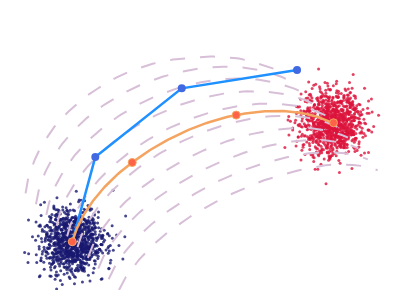

Notebook cell for this chart:
### Code cell
fig = go.Figure()
alpha_gt_points = 0.8
markersize_gt_points = 3
markersize_ODE = 8

D0_gt_samples = pi_0.sample([1000])
fig.add_trace(
    go.Scatter(
        x=D0_gt_samples[:, 0],
        y=D0_gt_samples[:, 1],
        mode="markers",
        name="initial noise",
        marker=dict(size=markersize_gt_points, opacity=alpha_gt_points, color="MidnightBlue"),
        showlegend=True,
        hovertemplate='(%{x:.3f}, %{y:.3f})<extra>%{fullData.name}</extra>'
    )
)
D1_gt_samples = pi_1.sample([1000])
fig.add_trace(
    go.Scatter(
        x=D1_gt_samples[:, 0],
        y=D1_gt_samples[:, 1],
        mode="markers",
        name="ground truth data",
        marker=dict(size=markersize_gt_points, opacity=alpha_gt_points, color="Crimson"),
        showlegend=True,
        hovertemplate='(%{x:.3f}, %{y:.3f})<extra>%{fullData.name}</extra>'
    )
)

# Plot GT ODE traj
gt_traj_list = [
    traj.detach().cpu().numpy() for traj in gt_traj
]
gt_traj_list = np.stack(gt_traj_list) # [timesteps, batch, 2]

all_line_x = []
all_line_y = []
for i in range(gt_traj_list.shape[1]):
    line_x = gt_traj_list[:, i, 0]
    line_y = gt_traj_list[:, i, 1]
    all_line_x.extend(line_x.tolist() + [np.nan])
    all_line_y.extend(line_y.tolist() + [np.nan])
fig.add_trace(
    go.Scatter(
        x=all_line_x,
        y=all_line_y,
        mode="lines",
        name=f"GT ODE traj",
        line=dict(dash="longdash", color="Thistle", width=2.), # dash: 'solid', 'dot', 'dash', 'longdash', 'dashdot', 'longdashdot'
        opacity=1.0,
        showlegend=True,
        # hovertemplate='(%{x:.3f}, %{y:.3f})<extra>%{fullData.name} traj</extra>'
        hoverinfo="skip",
    )
)


# Plot Euler traj, with dots at each discrete point, may add arrow
euler_traj_list = [
    traj.detach().cpu().numpy() for traj in euler_traj
]
euler_traj_list = np.stack(euler_traj_list) # [timesteps, batch, 2]

all_line_x = []
all_line_y = []
for i in range(euler_traj_list.shape[1]):
    line_x = euler_traj_list[:, i, 0]
    line_y = euler_traj_list[:, i, 1]
    all_line_x.extend(line_x.tolist() + [np.nan])
    all_line_y.extend(line_y.tolist() + [np.nan])
fig.add_trace(
    go.Scatter(
        x=all_line_x,
        y=all_line_y,
        mode="lines+markers",
        name=f"Euler sampler",
        line=dict(dash="solid", color="DodgerBlue", width=2.5), # dash: 'solid', 'dot', 'dash', 'longdash', 'dashdot', 'longdashdot'
        marker=dict(size=markersize_ODE, opacity=1.0, color="RoyalBlue"),
        showlegend=True,
        hovertemplate='(%{x:.3f}, %{y:.3f})<extra>%{fullData.name}</extra>',
        hoverinfo="skip",
    )
)

# Plot Natural Euler traj, with dots at each discrete point, may add arrow
natural_euler_traj_list = []
marker_size_list = []
for i in range(len(natural_euler_traj) - 1):
    print(t)
    t = natural_euler.time_points[i]
    x_t = natural_euler.trajectories[i] # shape: [B, 2]
    v_t = rectified_flow.get_velocity(x_t, t)
    interp = rectified_flow.interp.solve(t=t, x_t=x_t, dot_x_t=v_t)
    x_0 = interp.x_0
    x_1 = interp.x_1
    natural_euler_traj_list.append(x_t)
    marker_size_list.append(markersize_ODE)
    
    for t in np.linspace(natural_euler.time_points[i], natural_euler.time_points[i + 1], 50):
        if (t == natural_euler.time_points[i + 1] or t == natural_euler.time_points[i]): continue
        print(t)
        x_t, _ = rectified_flow.interp.forward(x_0, x_1, t)
        natural_euler_traj_list.append(x_t)
        marker_size_list.append(0)
        
natural_euler_traj_list.append(natural_euler.trajectories[-1])
marker_size_list.append(markersize_ODE)

natural_euler_traj_list = [
    traj.detach().cpu().numpy() for traj in natural_euler_traj_list
]
natural_euler_traj_list = np.stack(natural_euler_traj_list) # [timesteps, batch, 2]
print(natural_euler_traj_list.shape) # (153, 3, 2)

all_line_x = []
all_line_y = []
all_marker_sizes = []
for i in range(natural_euler_traj_list.shape[1]):
    line_x = natural_euler_traj_list[:, i, 0]  
    line_y = natural_euler_traj_list[:, i, 1]
    
    all_line_x.extend(line_x.tolist())
    all_line_y.extend(line_y.tolist())
    
    all_marker_sizes.extend(marker_size_list)
    
    all_line_x.append(np.nan)
    all_line_y.append(np.nan)
    all_marker_sizes.append(0)

print(len(all_line_x)) # 462 = 153 * 3 + 3
print(len(all_marker_sizes)) # 153

fig.add_trace(
    go.Scatter(
        x=all_line_x,
        y=all_line_y,
        mode="lines+markers",
        name=f"natural Euler sampler",
        line=dict(dash="solid", color="SandyBrown", width=2.5), # dash: 'solid', 'dot', 'dash', 'longdash', 'dashdot', 'longdashdot'
        marker=dict(
			size=all_marker_sizes,  # 数组形式，每个点一个大小
            color="Tomato",
            opacity=1.0,
        ),
        showlegend=True,
        hovertemplate='(%{x:.3f}, %{y:.3f})<extra>%{fullData.name}</extra>',
        hoverinfo="skip",
    )
)

fig.update_xaxes(
	range=[-7, 5.2],
	showgrid=False,        
	griddash="solid",          
	showticklabels=False,      
	showline=False,            
	zeroline=False,           
	mirror=False,
	# dtick=dtick_x,
	# tick0=min_x,          
)

fig.update_yaxes(
	range=[-1.5, 7.2],
	showgrid=False,
	griddash="solid",
	showticklabels=False,
	showline=False,
	zeroline=False,
	mirror=False,
	# dtick=dtick_y,
	# tick0=min_y,
)

# 去掉所有 slider、frames、按钮，仅保留静态可视化
fig.update_layout(
	margin=dict(l=10, r=10, t=10, b=10),
	showlegend=False,
	height=300,
	width=400,
    template="plotly_white",
	# autosize=True,
)

fig.show()

### Figure 1 — Plotly figure (JSON) as saved in the notebook; plotly's stock layout.template omitted (floating-point values rounded to 4 significant figures; data arrays with more than 128 entries replaced by an {"elided": "..."} marker saying what was removed)
{"data": [{"hovertemplate": "(%{x:.3f}, %{y:.3f})<extra>%{fullData.name}</extra>", "marker": {"color": "MidnightBlue", "opacity": 0.8, "size": 3}, "mode": "markers", "name": "initial noise", "showlegend": true, "type": "scatter", "x": {"elided": "1000 float values"}, "y": {"elided": "1000 float values"}}, {"hovertemplate": "(%{x:.3f}, %{y:.3f})<extra>%{fullData.name}</extra>", "marker": {"color": "Crimson", "opacity": 0.8, "size": 3}, "mode": "markers", "name": "ground truth data", "showlegend": true, "type": "scatter", "x": {"elided": "1000 float values"}, "y": {"elided": "1000 float values"}}, {"hoverinfo": "skip", "line": {"color": "Thistle", "dash": "longdash", "width": 2}, "mode": "lines", "name": "GT ODE traj", "opacity": 1, "showlegend": true, "type": "scatter", "x": {"elided": "1020 float values"}, "y": {"elided": "1020 float values"}}, {"hoverinfo": "skip", "hovertemplate": "(%{x:.3f}, %{y:.3f})<extra>%{fullData.name}</extra>", "line": {"color": "DodgerBlue", "dash": "solid", "width": 2.5}, "marker": {"color": "RoyalBlue", "opacity": 1, "size": 8}, "mode": "lines+markers", "name": "Euler sampler", "showlegend": true, "type": "scatter", "x": [-5, -4.262, -1.486, 2.216, null], "y": [0, 2.631, 4.767, 5.335, null]}, {"hoverinfo": "skip", "hovertemplate": "(%{x:.3f}, %{y:.3f})<extra>%{fullData.name}</extra>", "line": {"color": "SandyBrown", "dash": "solid", "width": 2.5}, "marker": {"color": "Tomato", "opacity": 1, "size": {"elided": "149 int values"}}, "mode": "lines+markers", "name": "natural Euler sampler", "showlegend": true, "type": "scatter", "x": {"elided": "149 float values"}, "y": {"elided": "149 float values"}}], "layout": {"height": 300, "margin": {"b": 10, "l": 10, "r": 10, "t": 10}, "showlegend": false, "width": 400, "xaxis": {"griddash": "solid", "mirror": false, "range": [-7, 5.2], "showgrid": false, "showline": false, "showticklabels": false, "zeroline": false}, "yaxis": {"griddash": "solid", "mirror": false, "range": [-1.5, 7.2], "showgrid": false, "showline": false, "showticklabels": false, "zeroline": false}}}
